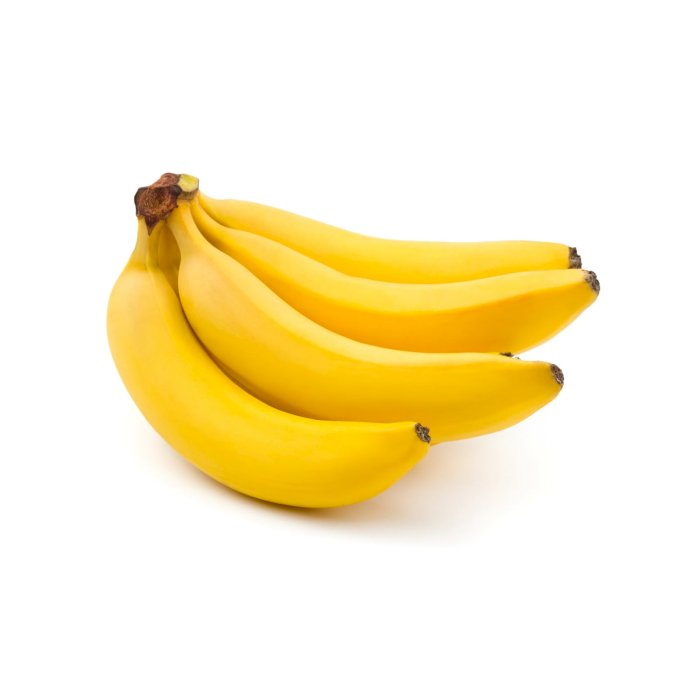
#> input picture Test_Images/banana3.jpg, 700 x 700 px
$ python test.py
#> lines starting #> are read from the running program, lines starting #| are printed output that depends on the picture; after the words box and inside, x2 and y2 are one past the last pixel; in counts of white or black regions, pixels touching at a corner belong together
import cv2
import numpy as np

img_path = "Test_Images/banana3.jpg"

## Image
img = cv2.imread(img_path)
#> img is the input picture: shape (700, 700, 3); mean B, G, R 204.1, 239.4, 251.2

# Convert Image to Gray Image
img_gray = cv2.cvtColor(img, cv2.COLOR_BGR2GRAY)
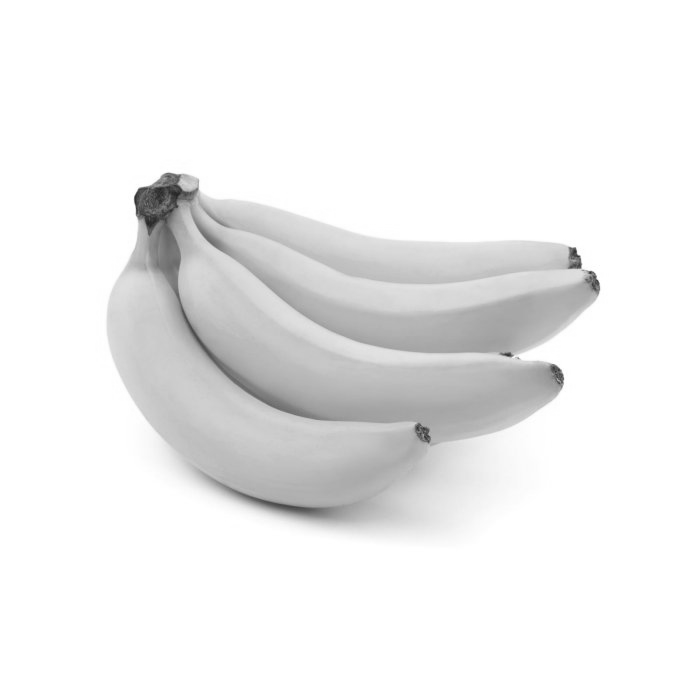
#> img_gray: shape (700, 700); min 37, max 255, mean 238.9

# Apply Gaussian Blur to Image
img_blur = cv2.GaussianBlur(img_gray, (13, 13), 1)

# Canny Edge Detection
img_canny = cv2.Canny(img_blur, 25, 75)
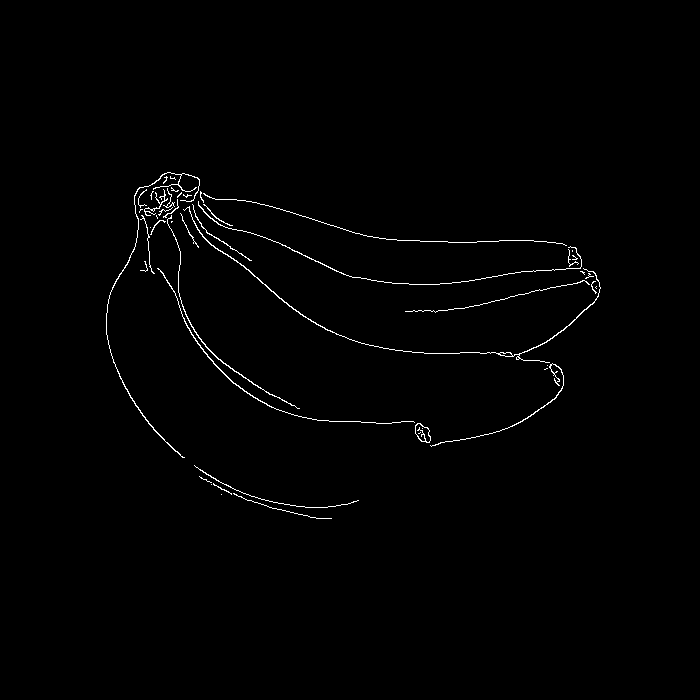
#> img_canny: shape (700, 700); 0.89% white in thin lines or dots, all inside (x1, y1, x2, y2) = (106, 172, 601, 519)

# Edge Detector
kernel = np.ones((9, 9), dtype = np.uint8)
img_dilate = cv2.dilate(img_canny, kernel, iterations = 2)
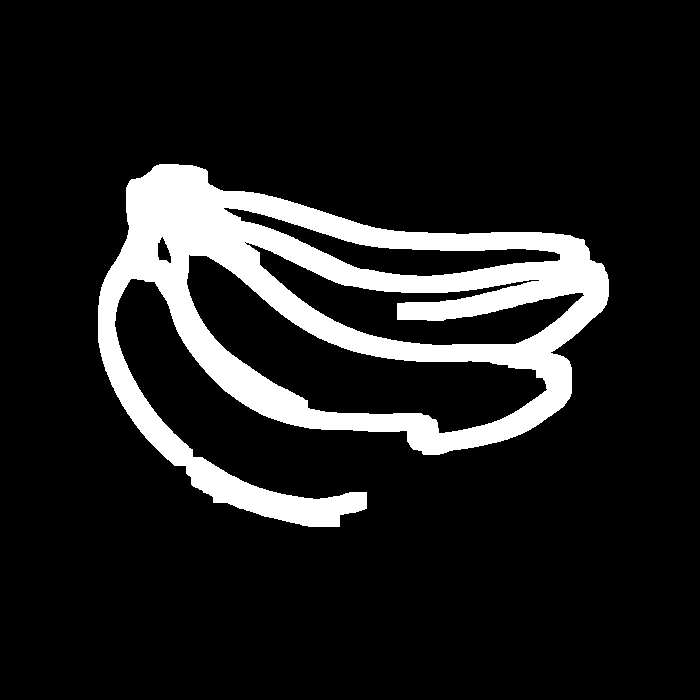
#> img_dilate: shape (700, 700); 12.5% white; 1 white region

def get_contour(img, ori_img):
    ind = 0
    contours, hier = cv2.findContours(img, cv2.RETR_EXTERNAL, cv2.CHAIN_APPROX_SIMPLE)
#> contours = 1 contour; box (x1, y1, x2, y2) and area: (98, 164, 609, 527) 99230
    for cnt in contours:
        area = cv2.contourArea(cnt)
        if area > 1000:
            x, y, w, h = cv2.boundingRect(cnt)
            roi = ori_img[y: y + h, x: x + w]
            cv2.imshow(f"Cropped Image {ind}", roi)
            cv2.imwrite("test_banana.jpg", roi)
            ind += 1
#> this loop made 1 pass
#> (area, x, y, w, h, ind) on pass 1: (99230, 98, 164, 511, 363, 1)
#> pass 1, in get_contour, `roi = ori_img[y: y + h, x: x + w]`:
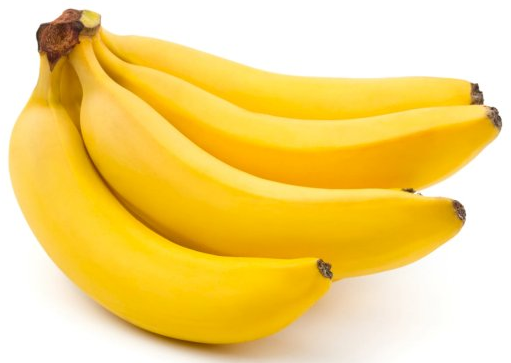
#> roi: shape (363, 511, 3); mean B, G, R 121, 213.9, 245.3
#> after the loop, ind = 1
get_contour(img_dilate, img)

cv2.imshow("Image", img_dilate)
cv2.waitKey(0)

$ run again, with Test_Images/banana2.jpg copied over Test_Images/banana3.jpg
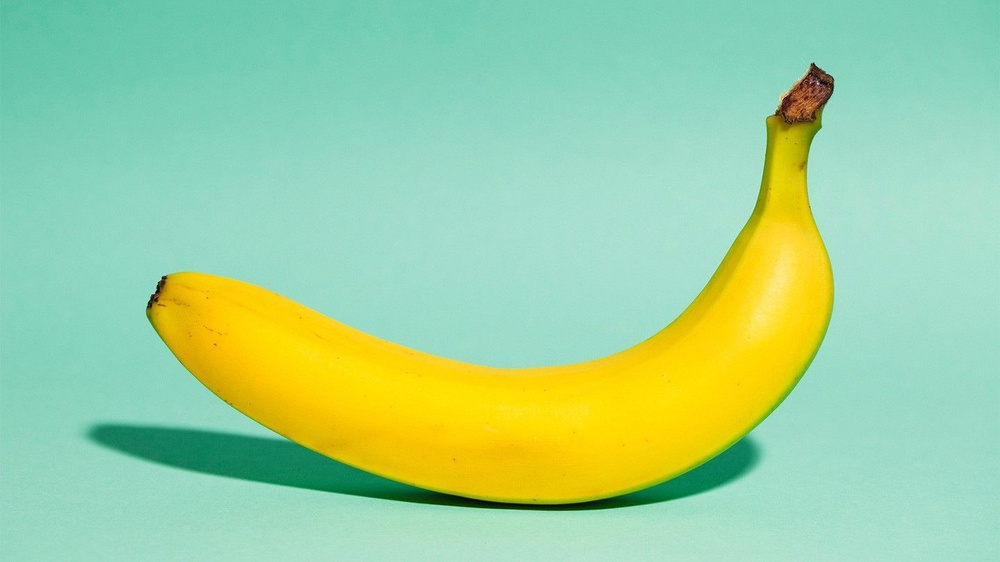
#> input picture Test_Images/banana2.jpg, 1000 x 562 px, shrunk from 1440 x 810 before the run
#> img is the input picture: shape (562, 1000, 3); mean B, G, R 157.4, 210, 160.1
#> `img_canny = cv2.Canny(img_blur, 25, 75)`:
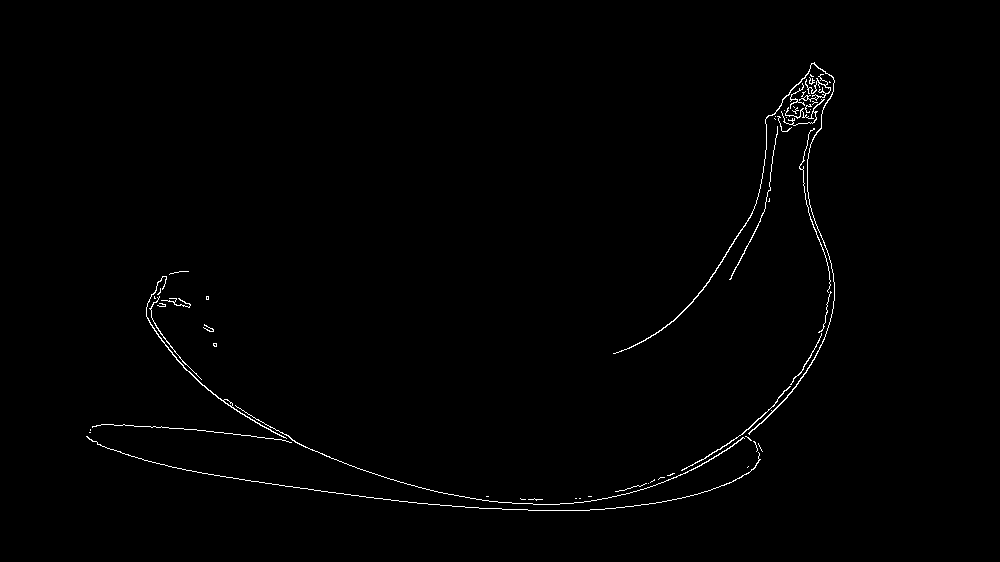
#> img_canny: shape (562, 1000); 0.79% white in thin lines or dots, all inside (x1, y1, x2, y2) = (86, 62, 835, 511)
#> img_dilate: shape (562, 1000); 10.1% white; 1 white region
#> contours = 1 contour; box (x1, y1, x2, y2) and area: (78, 54, 843, 519) 60148
#> the loop in get_contour, `for cnt in contours:` made 1 pass
#> (area, x, y, w, h, ind) on pass 1: (60148, 78, 54, 765, 465, 1)
#> pass 1, in get_contour, `roi = ori_img[y: y + h, x: x + w]`:
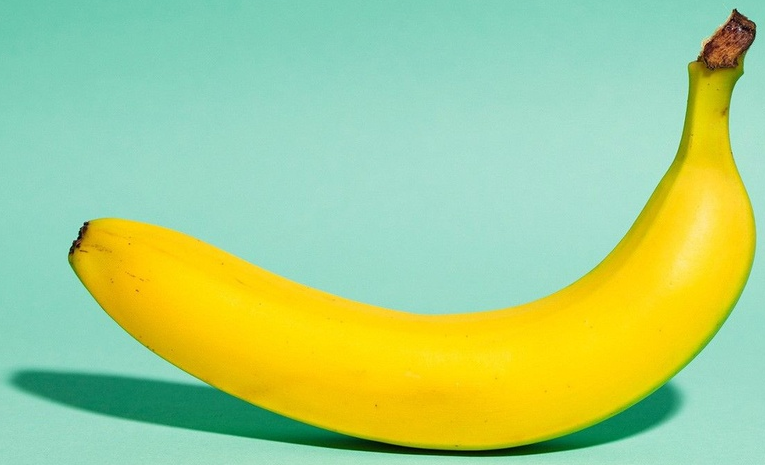
#> roi: shape (465, 765, 3); mean B, G, R 136.7, 207.3, 168.4
#> after the loop in get_contour, `for cnt in contours:`: ind = 1

$ run again, with Test_Images/apple-fruit.jpg copied over Test_Images/banana3.jpg
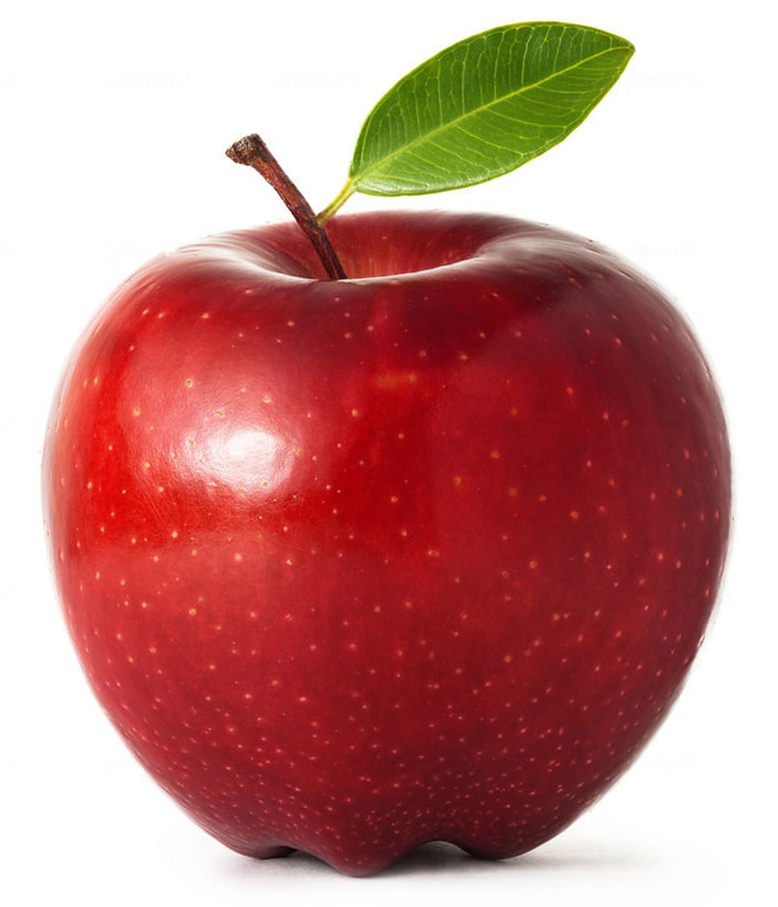
#> input picture Test_Images/apple-fruit.jpg, 778 x 907 px, shrunk from 1500 x 1749 before the run
#> img is the input picture: shape (907, 778, 3); mean B, G, R 133, 136.9, 194.6
#> `img_canny = cv2.Canny(img_blur, 25, 75)`:
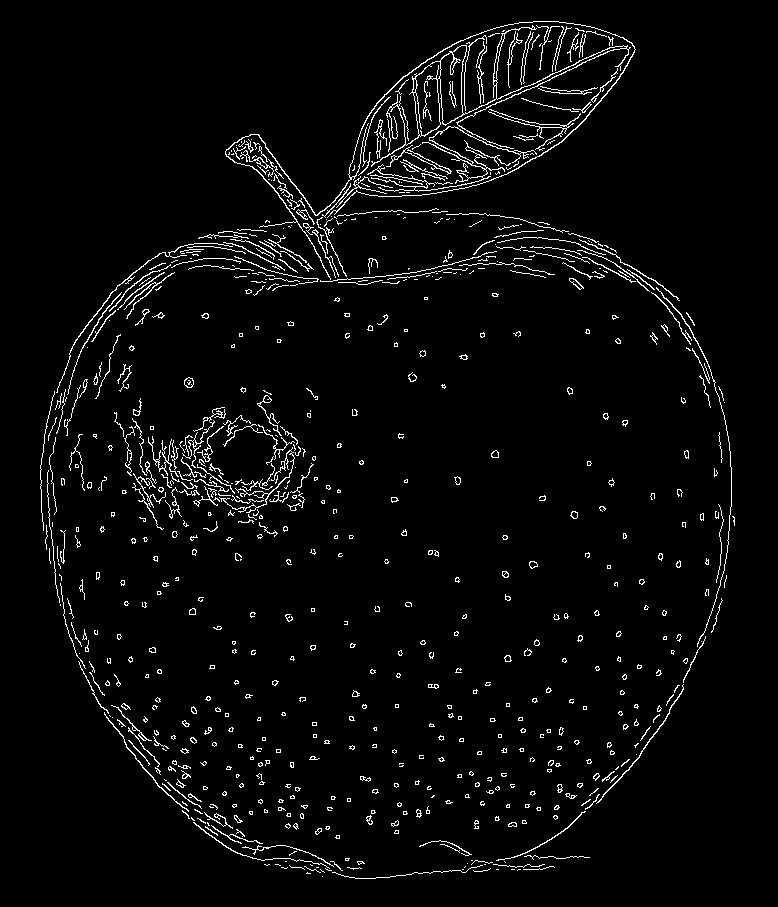
#> img_canny: shape (907, 778); 3.4% white in thin lines or dots, all inside (x1, y1, x2, y2) = (40, 21, 735, 879)
#> img_dilate: shape (907, 778); 39.2% white; 79 white regions
#> contours = 1 contour; box (x1, y1, x2, y2) and area: (32, 13, 743, 887) 442718
#> the loop in get_contour, `for cnt in contours:` made 1 pass
#> (area, x, y, w, h, ind) on pass 1: (442718.5, 32, 13, 711, 874, 1)
#> pass 1, in get_contour, `roi = ori_img[y: y + h, x: x + w]`:
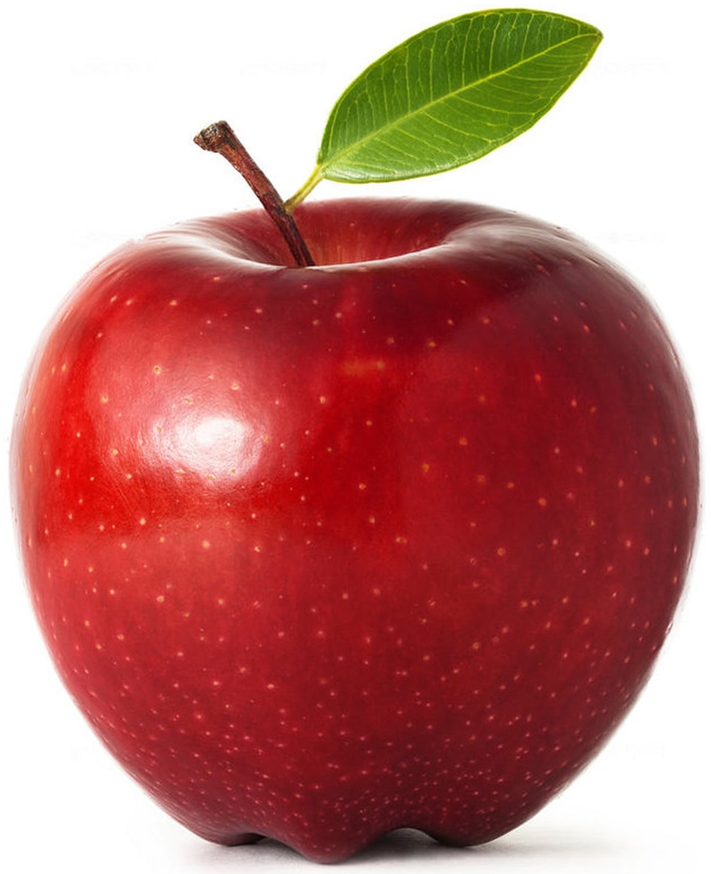
#> roi: shape (874, 711, 3); mean B, G, R 116.5, 120.9, 186.5
#> after the loop in get_contour, `for cnt in contours:`: ind = 1

$ run again, with Test_Images/apple2.jpg copied over Test_Images/banana3.jpg
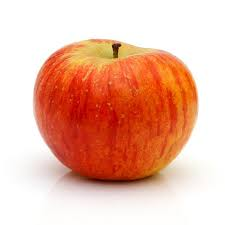
#> input picture Test_Images/apple2.jpg, 225 x 225 px
#> img is the input picture: shape (225, 225, 3); mean B, G, R 165.6, 185, 235.9
#> `img_canny = cv2.Canny(img_blur, 25, 75)`:
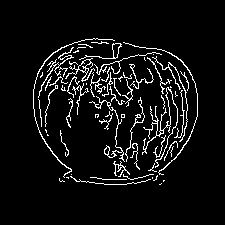
#> img_canny: shape (225, 225); 6.6% white in thin lines or dots, all inside (x1, y1, x2, y2) = (33, 38, 198, 185)
#> img_dilate: shape (225, 225); 47.6% white; 1 white region
#> contours = 1 contour; box (x1, y1, x2, y2) and area: (25, 30, 206, 193) 24702
#> the loop in get_contour, `for cnt in contours:` made 1 pass
#> (area, x, y, w, h, ind) on pass 1: (24702, 25, 30, 181, 163, 1)
#> pass 1, in get_contour, `roi = ori_img[y: y + h, x: x + w]`:
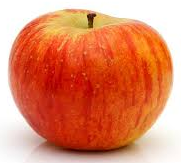
#> roi: shape (163, 181, 3); mean B, G, R 103.4, 136.3, 223
#> after the loop in get_contour, `for cnt in contours:`: ind = 1
